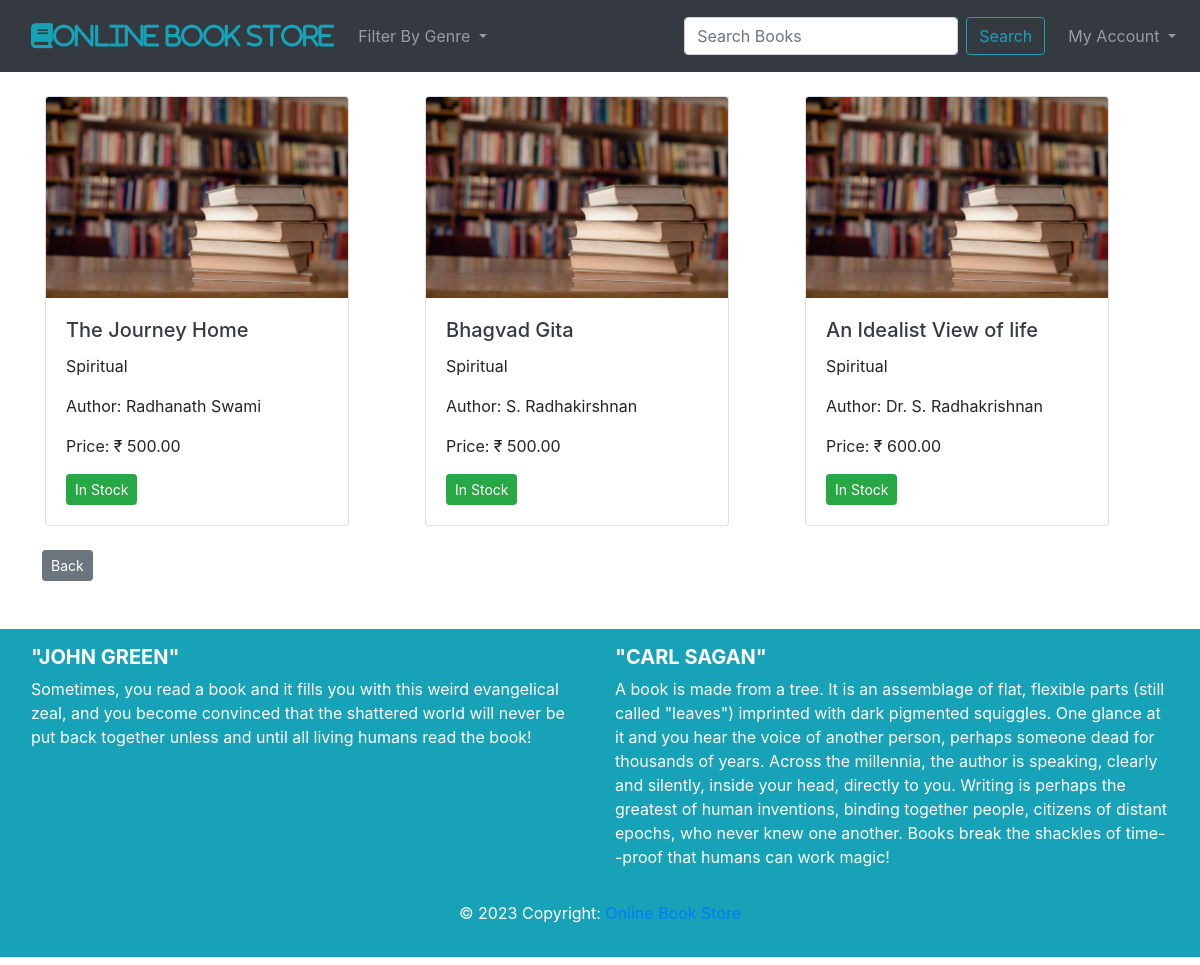
The page /filterbygenre/Spiritual on the database its author committed.
### cart/models.py (models this page shows, shortened)
class Book(models.Model):
    title = models.CharField(max_length=255)
    author = models.CharField(max_length=255)
    genre = models.CharField(max_length=255)
    price = models.DecimalField(max_digits=10,decimal_places=2)
    available_quantity = models.PositiveIntegerField()
    image = models.ImageField(upload_to='images/', height_field=None, width_field=None, max_length=None,blank=True,null = True)
    created_on = models.DateTimeField(auto_now_add=True, blank=True, null=True)
    updated_on = models.DateTimeField(auto_now=True, blank=True, null=True)

### cart/views.py (the view)
# urls.py: path('filterbygenre/<str:category>',views.filterbooks,name='filterbygenre'),
def filterbooks(request,category):
	book_category = Book.objects.filter(genre=category)
	genre = Book.objects.values('genre').distinct()
	return render(request, 'filter.html', context={'book_category':book_category,'genre':genre})

### cart/templates/filter.html (shortened to what this page needs)
{% extends 'base.html' %}
{% block content %}
{% load static %}
{% if book_category %}
<div class="container mt-4">
    <div class="row">
        {% for book in book_category %}
        <div class="col-md-4 mb-4">
            <div class="card product-card" style="width: 19rem;">
                <img class="card-img-top" src="{% static 'images/book.jpg' %}" class="card-img-top" alt="{{ book.title }}"/>
                <div class="card-body">
                    <a href="{% url 'bookview' book.id %}"class="text-dark" >
                    <h5 class="card-title">{{ book.title }}</h5></a>
                    <p class="card-text">{{ book.genre}}</p>
                    <p class="card-text">Author: {{ book.author }}</p>
                    <p class="card-text">Price: &#8377; {{ book.price }}</p>
                    {% if book.available_quantity > 0 %}
                        <span  class="btn btn-sm btn-success text-white">In Stock</span>
                    {% else %}
                        <span class="btn btn-sm btn-danger text-white">Out of Stock</span>
                    {% endif %}
                </div>
            </div>
        </div>
        {% endfor %}
        <a href="{% url 'home' %}"><button type="button" class="btn btn-sm btn-secondary">Back</button></a>
    </div>
</div>
{% else %}
    <div class="my-4">
        <strong class="text-danger my-4"><H3>Sorry no books available. </H3></strong>
    </div>
{% endif %}
{% endblock %}

### rows shown on the page
Book: title "The Journey Home", genre "Spiritual", author "Radhanath Swami", price "500.00", available_quantity "In Stock"
Book: title "Bhagvad Gita", genre "Spiritual", author "S. Radhakirshnan", price "500.00", available_quantity "In Stock"
Book: title "An Idealist View of life", genre "Spiritual", author "Dr. S. Radhakrishnan", price "600.00", available_quantity "In Stock"
